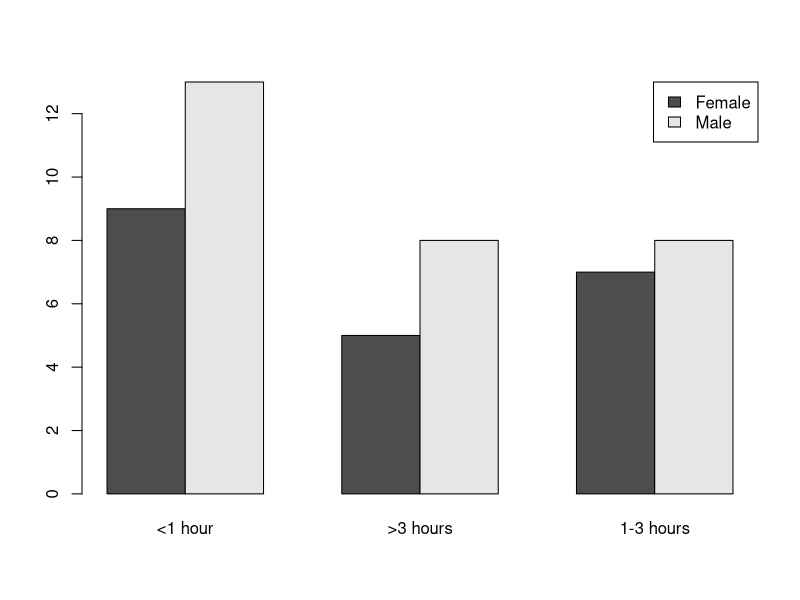

The R source for this figure:
############  Test the effect of Gender on Internet use ##################

data = read.csv("Telemedicine_extract.csv")
names(data)


#######  Run The Test ################
chisq.test(data$Gender, data$InternetUse)
#####################################################

###########  TEST SUMMARY #############
#p-value =  0.8996
#we cannot reject null hypothesis: 
#we do not have evidence that internet use is effected by gender
##################################################################


##############  Produce a bar Plot    #################3

a = table(data$Gender, data$InternetUse)
barplot(a,beside=TRUE,legend=TRUE,args.legend=list(x="topright"))

########################################################
